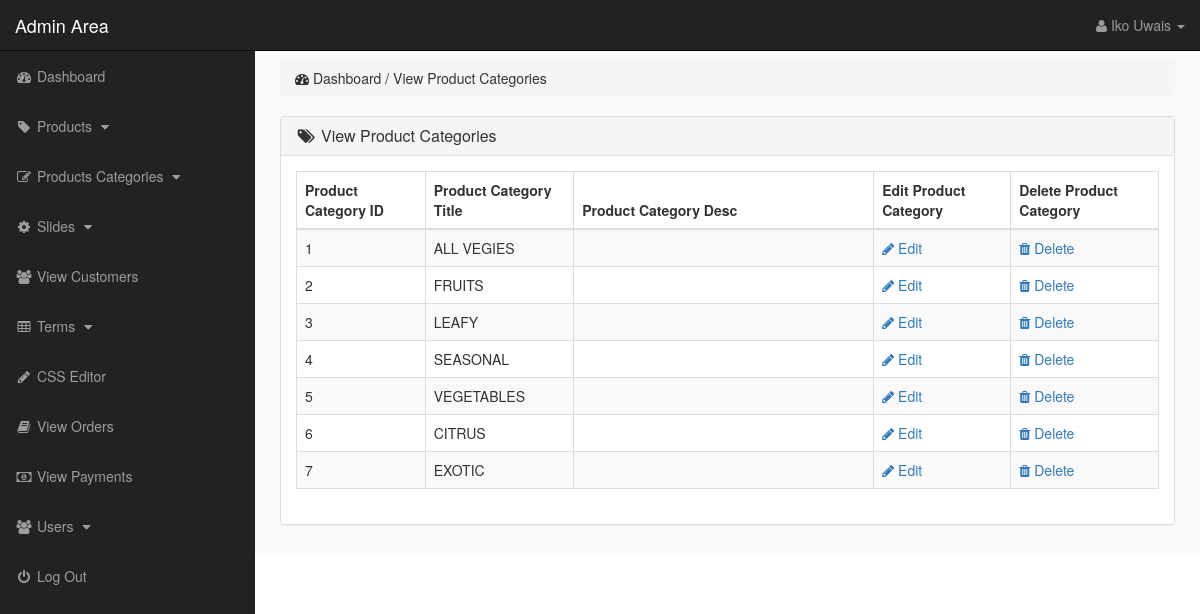
The page /admin_area/index.php?view_p_cats (signed in) on the database its author committed.
### tables this page shows
CREATE TABLE `product_categories` (
  `p_cat_id` int(10) NOT NULL,
  `p_cat_title` text NOT NULL,
  `p_cat_desc` text NOT NULL
);

### admin_area/view_p_cats.php (the view)
<?php
    if(!isset($_SESSION['admin_email'])){
        echo "<script>window.open('login.php','_self')</script>";
    }else{
?>
<div class="row">
    <div class="col-lg-12">
        <ol class="breadcrumb">
            <li>
                <i class="fa fa-dashboard"></i> Dashboard / View Product Categories
            </li>
        </ol>
    </div>
</div>
<div class="row">
    <div class="col-lg-12">
        <div class="panel panel-default">
            <div class="panel-heading">
                <h3 class="panel-title">
                    <i class="fa fa-tags fa-fw"></i> View Product Categories
                </h3>
            </div>
            <div class="panel-body">
                <div class="table-responsive">
                    <table class="table table-hover table-striped table-bordered">
                        <thead>
                            <tr>
                                <th> Product Category ID </th>
                                <th> Product Category Title </th>
                                <th> Product Category Desc </th>
                                <th> Edit Product Category </th>
                                <th> Delete Product Category </th>
                            </tr>
                        </thead>
                        <tbody>
                            <?php
                                $i=0;
                                $get_p_cats = "select * from product_categories";
                                $run_p_cats = mysqli_query($con,$get_p_cats);
                                while($row_p_cats=mysqli_fetch_array($run_p_cats)){
                                    $p_cat_id = $row_p_cats['p_cat_id'];
                                    $p_cat_title = $row_p_cats['p_cat_title'];
                                    $p_cat_desc = $row_p_cats['p_cat_desc'];
                                    $i++;
                            ?>
                            <tr>
                                <td> <?php echo $i; ?> </td>
                                <td> <?php echo $p_cat_title; ?> </td>
                                <td width="300"> <?php echo $p_cat_desc; ?> </td>
                                <td>
                                    <a href="index.php?edit_p_cat= <?php echo $p_cat_id; ?> ">
                                        <i class="fa fa-pencil"></i> Edit
                                    </a>
                                </td>
                                <td>
                                    <a href="index.php?delete_p_cat= <?php echo $p_cat_id; ?> ">
                                        <i class="fa fa-trash"></i> Delete
                                    </a>
                                </td>
                            </tr>
                            <?php } ?>
                        </tbody>
                    </table>
                </div>
            </div>
        </div>
    </div>
</div>
<?php } ?>

### admin_area/includes/sidebar.php (shortened to what this page needs)
<?php
    if(!isset($_SESSION['admin_email'])){
        echo "<script>window.open('login.php','_self')</script>";
    }else{
?>
<nav class="navbar navbar-inverse navbar-fixed-top">
    <div class="navbar-header">
        <a href="index.php?dashboard" class="navbar-brand">Admin Area</a>
    </div>
    <ul class="nav navbar-right top-nav">
        <li class="dropdown">
            <a href="#" class="dropdown-toggle" data-toggle="dropdown">
                <i class="fa fa-user"></i> <?php echo $admin_name;  ?> <b class="caret"></b>
            </a>
        </li>
    </ul>
    <div class="collapse navbar-collapse navbar-ex1-collapse">
        <ul class="nav navbar-nav side-nav">
            <li>
                <a href="index.php?dashboard">
                        <i class="fa fa-fw fa-dashboard"></i> Dashboard
                </a>
            </li>
            <li>
                <a href="#" data-toggle="collapse" data-target="#products">
                        <i class="fa fa-fw fa-tag"></i> Products
                        <i class="fa fa-fw fa-caret-down"></i>
                </a>
            </li>
            <li>
                <a href="#" data-toggle="collapse" data-target="#p_cat">
                        <i class="fa fa-fw fa-edit"></i> Products Categories
                        <i class="fa fa-fw fa-caret-down"></i>
                </a>
            </li>
            <li>
                <a href="#" data-toggle="collapse" data-target="#slides">
                        <i class="fa fa-fw fa-gear"></i> Slides
                        <i class="fa fa-fw fa-caret-down"></i>
                </a>
            </li>
            <li>
                <a href="index.php?view_customers">
                    <i class="fa fa-fw fa-users"></i> View Customers
                </a>
            </li>
            <li>
                <a href="#" data-toggle="collapse" data-target="#terms">
                        <i class="fa fa-fw fa-table"></i> Terms
                        <i class="fa fa-fw fa-caret-down"></i>
                </a>
            </li>
             <li>
                <a href="index.php?edit_css">
                    <i class="fa fa-fw fa-pencil"></i> CSS Editor
                </a>
            </li>
            <li>
                <a href="index.php?view_orders">
                    <i class="fa fa-fw fa-book"></i> View Orders
                </a>
            </li>
            <li>
                <a href="index.php?view_payments">
                    <i class="fa fa-fw fa-money"></i> View Payments
                </a>
            </li>
            <li>
                <a href="#" data-toggle="collapse" data-target="#users">
                        <i class="fa fa-fw fa-users"></i> Users
                        <i class="fa fa-fw fa-caret-down"></i>
                </a>
            </li>
            <li>
                <a href="logout.php">
                    <i class="fa fa-fw fa-power-off"></i> Log Out
                </a>
            </li>
        </ul>
    </div>
</nav>
<?php } ?>

### admin_area/css/style.css (style rules this page uses)
body { margin-top: 100px; }
@media (min-width: 768px) { body { margin-top: 50px; } }
.top-nav { padding: 0 15px; }
.top-nav>li { float: left; display: inline-block; }
.top-nav>li>a { color: #999999; line-height: 20px; padding-top: 15px; padding-bottom: 15px; }
@media (min-width: 768px) { .side-nav { position: fixed; top: 51px; bottom: 0; width: 255px; overflow-y: auto; overflow-x: hidden; background-color: #222222; padding-bottom: 40px; border-radius: 0; } }
@media (min-width: 768px) { .side-nav>li>a { width: 255px; } }
.panel-body { border-radius: 5px; }

### rows shown on the page
product_categories: p_cat_title "ALL VEGIES"
product_categories: p_cat_title "FRUITS"
product_categories: p_cat_title "LEAFY"
product_categories: p_cat_title "SEASONAL"
product_categories: p_cat_title "VEGETABLES"
product_categories: p_cat_title "CITRUS"
product_categories: p_cat_title "EXOTIC"

### other values the page prints
$admin_name "Iko Uwais"
